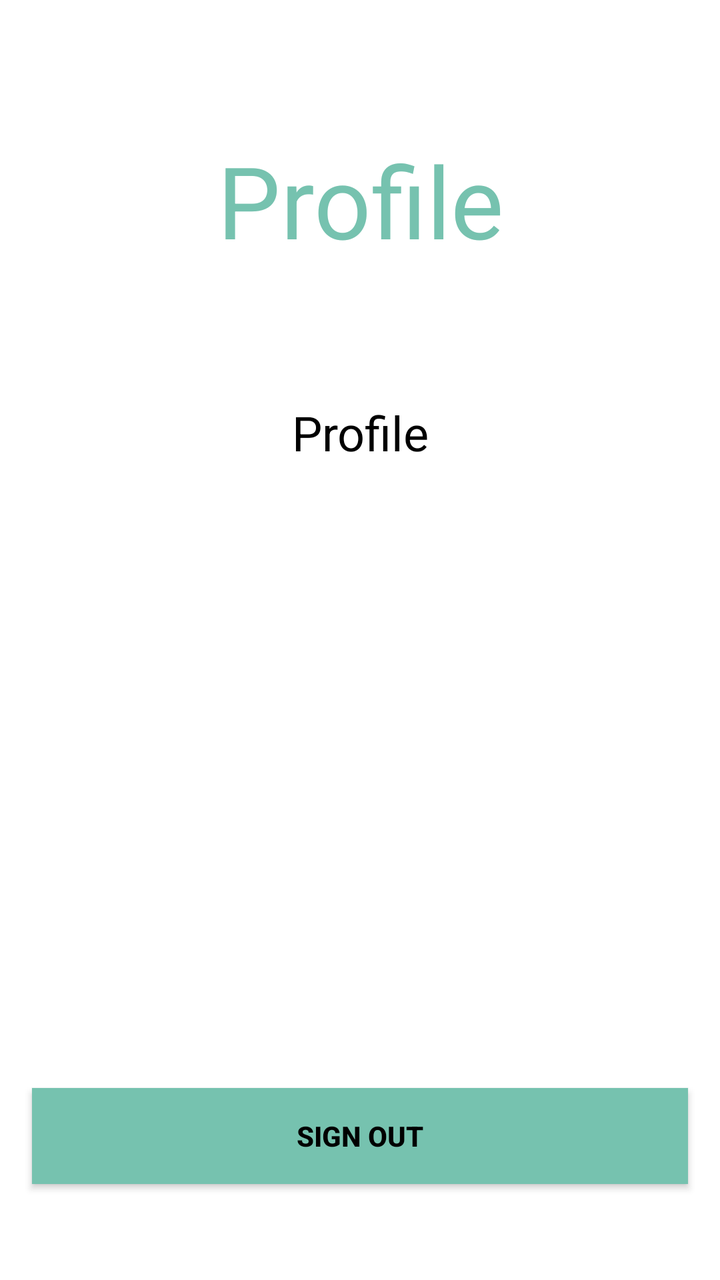
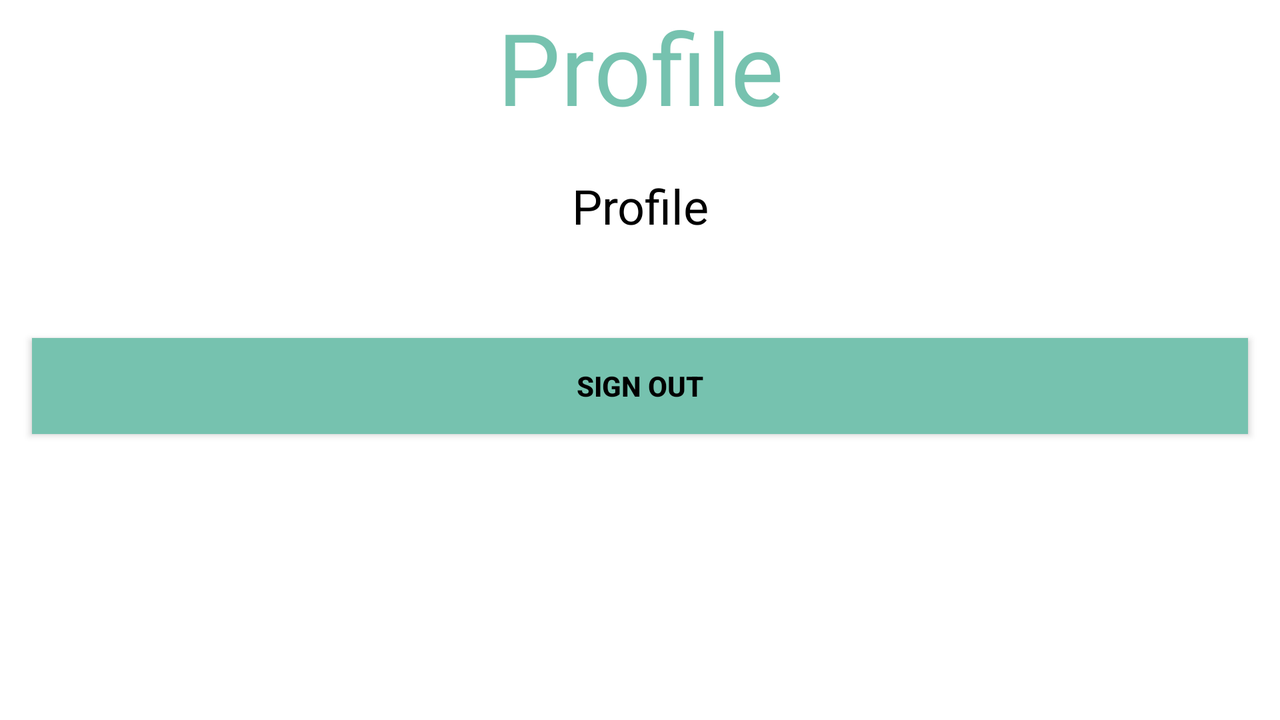

One screen, two layout resources from the same app: the default and the repository's alternative for another configuration. Each is rendered where Android would select it; the XML of both is given below.
<!-- AndroidManifest.xml: application theme Theme.GameStalker -->
<!-- res/layout/fragment_profile_after_sign_in.xml -->
<?xml version="1.0" encoding="utf-8"?>
<androidx.constraintlayout.widget.ConstraintLayout xmlns:android="http://schemas.android.com/apk/res/android"
    xmlns:app="http://schemas.android.com/apk/res-auto"
    xmlns:tools="http://schemas.android.com/tools"
    android:layout_width="match_parent"
    android:layout_height="match_parent"
    tools:context=".ProfileAfterSignIn">

    <TextView
        android:id="@+id/profile"
        android:layout_width="200dp"
        android:layout_height="200dp"
        android:gravity="center"
        android:text="@string/profile"
        android:textColor="@color/myColor"
        android:textSize="50sp"
        app:layout_constraintEnd_toEndOf="parent"
        app:layout_constraintStart_toStartOf="parent"
        app:layout_constraintTop_toTopOf="parent">
    </TextView>

    <TextView
        android:id="@+id/username"
        android:layout_width="0dp"
        android:layout_height="wrap_content"
        app:layout_constraintStart_toStartOf="parent"
        app:layout_constraintEnd_toEndOf="parent"
        app:layout_constraintTop_toBottomOf="@+id/profile"
        android:textSize="24sp"
        android:text="@string/profile"
        android:textColor="@color/black"
        android:gravity="center"/>

    <androidx.appcompat.widget.AppCompatButton
        android:id="@+id/signOutButton"
        android:layout_width="0dp"
        android:layout_height="wrap_content"
        android:layout_marginBottom="48dp"
        android:background="@color/myColor"
        android:text="@string/sign_out"
        android:textColor="@color/black"
        android:textStyle="bold"
        app:layout_constraintHorizontal_bias="0.5"
        android:layout_marginHorizontal="16dp"
        app:layout_constraintBottom_toBottomOf="parent"
        app:layout_constraintEnd_toEndOf="parent"
        app:layout_constraintStart_toStartOf="parent" />

    <FrameLayout
        android:id="@+id/frameLayout"
        android:layout_width="0dp"
        android:layout_height="0dp"
        app:layout_constraintBottom_toBottomOf="parent"
        app:layout_constraintEnd_toEndOf="parent"
        app:layout_constraintStart_toStartOf="parent"
        app:layout_constraintTop_toTopOf="parent">
    </FrameLayout>


</androidx.constraintlayout.widget.ConstraintLayout>
<!-- resources referenced by this layout -->
<resources>
  <color name="black">#FF000000</color>
  <color name="myColor">#76C2AF</color>
  <string name="profile">Profile</string>
  <string name="sign_out">Sign out</string>
  <style name="Theme.GameStalker" parent="Theme.MaterialComponents.DayNight.DarkActionBar">
          
          <item name="colorPrimary">@color/myColor</item>
          <item name="colorPrimaryVariant">@color/purple_700</item>
          <item name="colorOnPrimary">@color/black</item>
          
          <item name="colorSecondary">@color/teal_200</item>
          <item name="colorSecondaryVariant">@color/teal_700</item>
          <item name="colorOnSecondary">@color/black</item>
          
          <item name="android:statusBarColor">@color/myColor</item>
          
      </style>
  <color name="purple_700">#FF3700B3</color>
  <color name="teal_200">#FF03DAC5</color>
  <color name="teal_700">#FF018786</color>
</resources>
<!-- res/layout-land/fragment_profile_after_sign_in.xml (the repository's variant of the layout above) -->
<!-- drawn on the phone turned sideways -->
<?xml version="1.0" encoding="utf-8"?>
<androidx.constraintlayout.widget.ConstraintLayout xmlns:android="http://schemas.android.com/apk/res/android"
    xmlns:app="http://schemas.android.com/apk/res-auto"
    xmlns:tools="http://schemas.android.com/tools"
    android:layout_width="match_parent"
    android:layout_height="match_parent"
    tools:context=".ProfileAfterSignIn">

    <TextView
        android:id="@+id/profile"
        android:layout_width="0dp"
        android:layout_height="wrap_content"
        android:gravity="center"
        android:text="@string/profile"
        android:textColor="@color/myColor"
        android:textSize="50sp"
        app:layout_constraintEnd_toEndOf="parent"
        app:layout_constraintStart_toStartOf="parent"
        app:layout_constraintTop_toTopOf="parent">
    </TextView>

    <TextView
        android:id="@+id/username"
        android:layout_width="0dp"
        android:layout_height="wrap_content"
        android:layout_marginTop="20dp"
        app:layout_constraintStart_toStartOf="parent"
        app:layout_constraintEnd_toEndOf="parent"
        app:layout_constraintTop_toBottomOf="@+id/profile"
        android:textSize="24sp"
        android:text="@string/profile"
        android:textColor="@color/black"
        android:gravity="center"/>

    <androidx.appcompat.widget.AppCompatButton
        android:id="@+id/signOutButton"
        android:layout_width="0dp"
        android:layout_height="wrap_content"
        android:layout_marginTop="50dp"
        android:background="@color/myColor"
        android:text="@string/sign_out"
        android:textColor="@color/black"
        android:textStyle="bold"
        app:layout_constraintHorizontal_bias="0.5"
        android:layout_marginHorizontal="16dp"
        app:layout_constraintEnd_toEndOf="parent"
        app:layout_constraintStart_toStartOf="parent"
        app:layout_constraintTop_toBottomOf="@id/username"/>

    <FrameLayout
        android:id="@+id/frameLayout"
        android:layout_width="0dp"
        android:layout_height="0dp"
        app:layout_constraintBottom_toBottomOf="parent"
        app:layout_constraintEnd_toEndOf="parent"
        app:layout_constraintStart_toStartOf="parent"
        app:layout_constraintTop_toTopOf="parent">
    </FrameLayout>


</androidx.constraintlayout.widget.ConstraintLayout>
